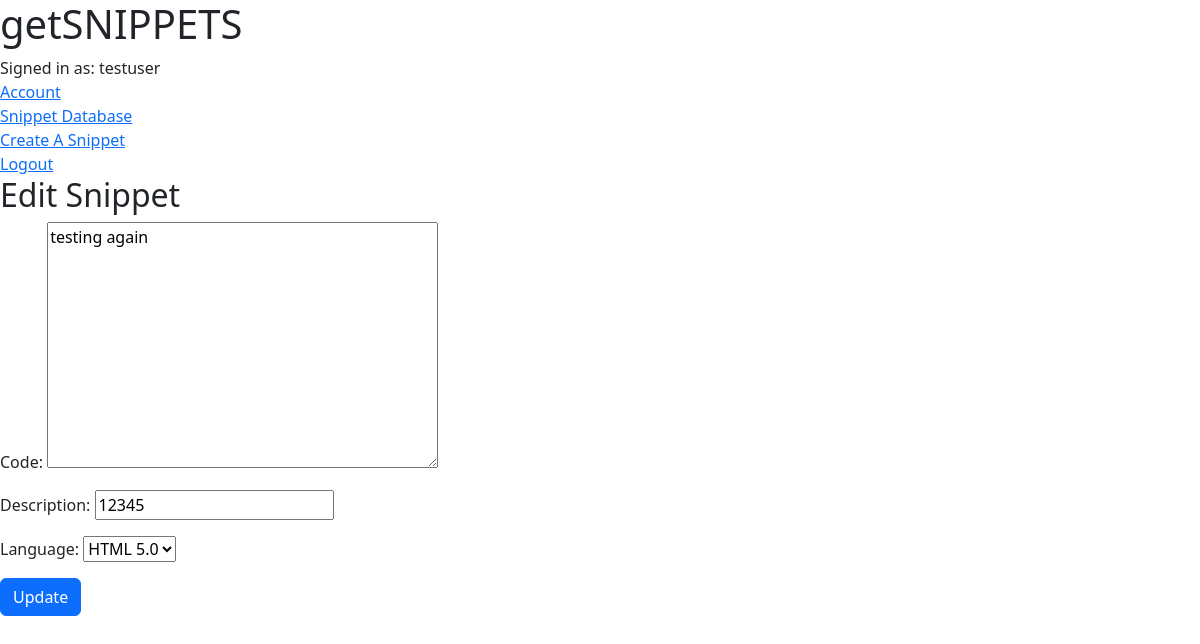
/snippets/25/edit/ (signed in), run on an earlier commit of the app's database.
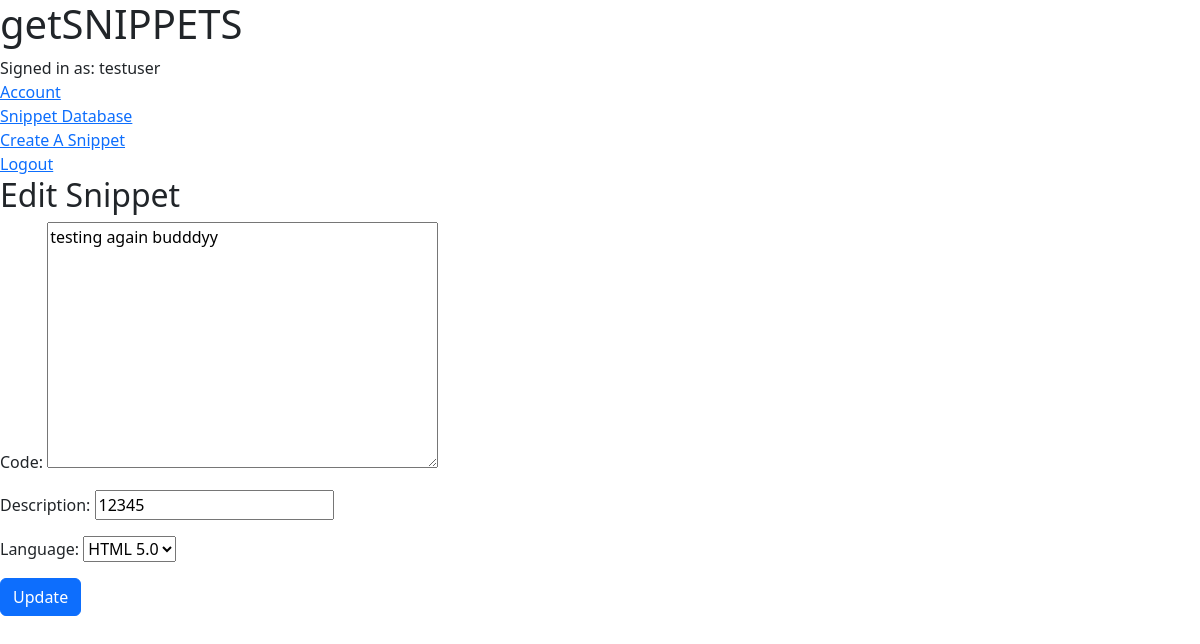
And on a later commit of the database.
### snippets/models.py (models this page shows, shortened)
class Snippet(models.Model):
    code = models.TextField()
    description = models.CharField(max_length=512)
    language = models.ForeignKey('Language',
    on_delete=models.CASCADE, related_name="snippets", blank=True, null=True)
    users = models.ManyToManyField('User', related_name='snippets')
    author = models.ForeignKey('User', on_delete=models.CASCADE, related_name="user_snippet")
    parent = models.ForeignKey('Snippet', on_delete=models.SET_NULL, related_name="fork",
        blank=True, null=True)

### snippets/views.py (the view)
# urls.py: path('snippets/<int:pk>/edit/', views.snippet_edit, name='snippet_edit'),
@login_required
def snippet_edit(request, pk):
    snippet = get_object_or_404(Snippet, pk=pk)
    if request.method == "POST":
        form = SnippetForm(request.POST, instance=snippet)
        if form.is_valid():
            snippet = form.save()
            return redirect('snippet_detail', pk=snippet.pk)
    else:
        form = SnippetForm(instance=snippet)
    return render(request, 'snippets/snippet_edit.html', {'form': form})

### snippets/forms.py
class SnippetForm(forms.ModelForm):
    class Meta:
        model = Snippet
        fields = ('code', 'description', 'language')

### snippets/models.py (called while the page is built)
    def __str__(self):
        return f'{self.name} {self.version}'

### templates/snippets/snippet_edit.html
{% extends "base.html" %}
{% block content %}
    <h2>Edit Snippet</h2>
    <form method="POST" class="snippet-form">{% csrf_token %}
        {{ form.as_p }}
        <button type="submit" class="save btn btn-primary">Update</button>
    </form>
{% endblock %}

What changed in the data, as far as the page shows it:
changed Snippet "HTML 5.0": code "testing again" → "testing again budddyy"
